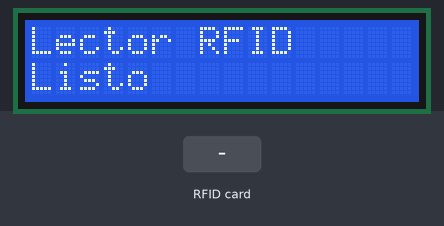
Recording of a sketch running on a simulated Arduino Uno, built with avr-gcc and run on an emulated ATmega328P. Parts: 16×2 character LCD. The inputs (shaded band) are chosen by the test bench. What the sketch prints to the serial monitor is not drawn.

Above: at 1.3 s.
1.4 s: RFID card 5E 7A 19 C4 held to the reader
At 2.1 s:
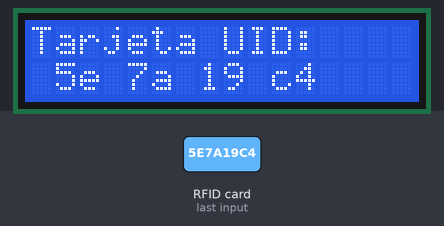
Timing chart, 0 to 4.4 s (numbered marks = the images above; inputs shaded):
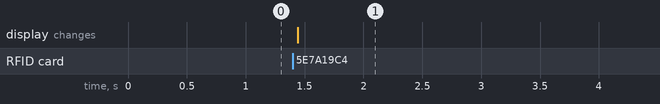

The sketch:

intento2.ino
```cpp
#include <LiquidCrystal_I2C.h>
#include <SPI.h>
#include <MFRC522.h>


#define SS_PIN 10
#define RST_PIN 9

LiquidCrystal_I2C lcd(0x3f,16,2); // si no te sale con esta direccion  puedes usar (0x3f,16,2) || (0x27,16,2)  ||(0x20,16,2)
MFRC522 mfrc522(SS_PIN, RST_PIN);

void setup() {

  Serial.begin(9600);
  SPI.begin();
  mfrc522.PCD_Init();
  Serial.println("Lector RFID listo.");
  lcd.init();
  lcd.backlight();
  lcd.clear();
  lcd.setCursor(0, 0);
  lcd.print("Lector RFID");
  lcd.setCursor(0, 1);
  lcd.print("Listo");
}

void loop() {
  if (mfrc522.PICC_IsNewCardPresent()) {
     Serial.println("tarjeta");
    if (mfrc522.PICC_ReadCardSerial()) {
      lcd.clear();
      lcd.setCursor(0, 0);
      lcd.print("Tarjeta UID:");

          String uidString = ""; // Variable para almacenar el UID como una cadena


      for (byte i = 0; i < mfrc522.uid.size; i++) {
        uidString += (mfrc522.uid.uidByte[i] < 0x10 ? " 0" : " ");
        uidString += String(mfrc522.uid.uidByte[i], HEX);
      }

      lcd.setCursor(0, 1);
      lcd.print(uidString);

      mfrc522.PICC_HaltA();
      delay(5000); // Muestra el UID durante 10 segundos antes de borrar la pantalla
      lcd.clear();
      lcd.setCursor(0, 0);
      lcd.print("Lector RFID");
      lcd.setCursor(0, 1);
      lcd.print("Listo");
    }
  }
}
```

Measured:
- after the input at 1.4 s, the display: changes at once (image 1)
